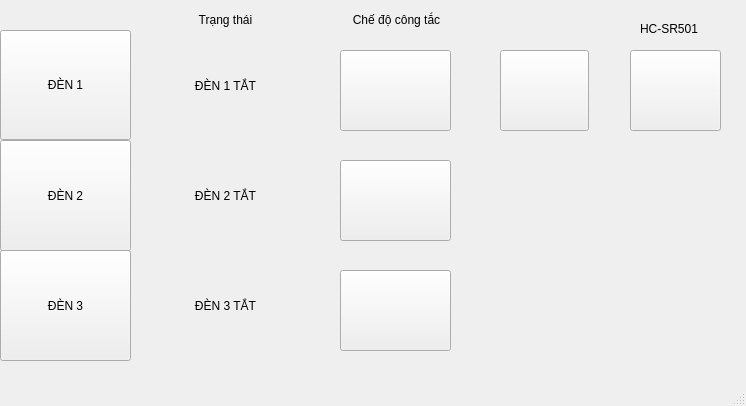
<?xml version="1.0" encoding="UTF-8"?>
<ui version="4.0">
 <class>MainWindow</class>
 <widget class="QMainWindow" name="MainWindow">
  <property name="geometry">
   <rect>
    <x>0</x>
    <y>0</y>
    <width>746</width>
    <height>406</height>
   </rect>
  </property>
  <property name="windowTitle">
   <string>Smart House</string>
  </property>
  <widget class="QWidget" name="centralwidget">
   <widget class="QToolButton" name="led1Button">
    <property name="geometry">
     <rect>
      <x>0</x>
      <y>30</y>
      <width>131</width>
      <height>110</height>
     </rect>
    </property>
    <property name="toolTip">
     <string>&lt;html&gt;&lt;head/&gt;&lt;body&gt;&lt;p&gt;Turn ON&lt;/p&gt;&lt;/body&gt;&lt;/html&gt;</string>
    </property>
    <property name="text">
     <string>ĐÈN 1</string>
    </property>
    <property name="icon">
     <iconset resource="smart_house.qrc">
      <normaloff>:/images/ledOff.png</normaloff>
      <normalon>:/images/ledOn.png</normalon>:/images/ledOff.png</iconset>
    </property>
    <property name="iconSize">
     <size>
      <width>70</width>
      <height>70</height>
     </size>
    </property>
   </widget>
   <widget class="QToolButton" name="led2Button">
    <property name="geometry">
     <rect>
      <x>0</x>
      <y>140</y>
      <width>131</width>
      <height>111</height>
     </rect>
    </property>
    <property name="toolTip">
     <string>&lt;html&gt;&lt;head/&gt;&lt;body&gt;&lt;p&gt;Turn ON&lt;/p&gt;&lt;/body&gt;&lt;/html&gt;</string>
    </property>
    <property name="text">
     <string>ĐÈN 2</string>
    </property>
    <property name="icon">
     <iconset resource="smart_house.qrc">
      <normaloff>:/images/ledOff.png</normaloff>
      <normalon>:/images/ledOn.png</normalon>:/images/ledOff.png</iconset>
    </property>
    <property name="iconSize">
     <size>
      <width>70</width>
      <height>70</height>
     </size>
    </property>
   </widget>
   <widget class="QToolButton" name="led3Button">
    <property name="geometry">
     <rect>
      <x>0</x>
      <y>250</y>
      <width>131</width>
      <height>111</height>
     </rect>
    </property>
    <property name="toolTip">
     <string>&lt;html&gt;&lt;head/&gt;&lt;body&gt;&lt;p&gt;Turn ON&lt;/p&gt;&lt;/body&gt;&lt;/html&gt;</string>
    </property>
    <property name="text">
     <string>ĐÈN 3</string>
    </property>
    <property name="icon">
     <iconset resource="smart_house.qrc">
      <normaloff>:/images/ledOff.png</normaloff>
      <normalon>:/images/ledOn.png</normalon>:/images/ledOff.png</iconset>
    </property>
    <property name="iconSize">
     <size>
      <width>70</width>
      <height>70</height>
     </size>
    </property>
   </widget>
   <widget class="QLabel" name="label1">
    <property name="geometry">
     <rect>
      <x>130</x>
      <y>30</y>
      <width>191</width>
      <height>111</height>
     </rect>
    </property>
    <property name="text">
     <string>ĐÈN 1 TẮT</string>
    </property>
    <property name="alignment">
     <set>Qt::AlignCenter</set>
    </property>
   </widget>
   <widget class="QLabel" name="label2">
    <property name="geometry">
     <rect>
      <x>130</x>
      <y>140</y>
      <width>191</width>
      <height>111</height>
     </rect>
    </property>
    <property name="text">
     <string>ĐÈN 2 TẮT</string>
    </property>
    <property name="alignment">
     <set>Qt::AlignCenter</set>
    </property>
   </widget>
   <widget class="QLabel" name="label3">
    <property name="geometry">
     <rect>
      <x>130</x>
      <y>250</y>
      <width>191</width>
      <height>111</height>
     </rect>
    </property>
    <property name="text">
     <string>ĐÈN 3 TẮT</string>
    </property>
    <property name="textFormat">
     <enum>Qt::AutoText</enum>
    </property>
    <property name="alignment">
     <set>Qt::AlignCenter</set>
    </property>
   </widget>
   <widget class="QLabel" name="label">
    <property name="geometry">
     <rect>
      <x>130</x>
      <y>10</y>
      <width>191</width>
      <height>20</height>
     </rect>
    </property>
    <property name="text">
     <string>Trạng thái</string>
    </property>
    <property name="alignment">
     <set>Qt::AlignCenter</set>
    </property>
   </widget>
   <widget class="QLabel" name="label_2">
    <property name="geometry">
     <rect>
      <x>326</x>
      <y>10</y>
      <width>141</width>
      <height>20</height>
     </rect>
    </property>
    <property name="text">
     <string>Chế độ công tắc</string>
    </property>
    <property name="alignment">
     <set>Qt::AlignCenter</set>
    </property>
   </widget>
   <widget class="QLabel" name="label_3">
    <property name="geometry">
     <rect>
      <x>476</x>
      <y>10</y>
      <width>141</width>
      <height>20</height>
     </rect>
    </property>
    <property name="text">
     <string/>
    </property>
    <property name="alignment">
     <set>Qt::AlignCenter</set>
    </property>
   </widget>
   <widget class="QPushButton" name="switchMode1Button">
    <property name="geometry">
     <rect>
      <x>340</x>
      <y>50</y>
      <width>111</width>
      <height>81</height>
     </rect>
    </property>
    <property name="text">
     <string/>
    </property>
    <property name="icon">
     <iconset resource="smart_house.qrc">
      <normaloff>:/images/disable.png</normaloff>
      <normalon>:/images/enable.png</normalon>:/images/disable.png</iconset>
    </property>
    <property name="iconSize">
     <size>
      <width>70</width>
      <height>70</height>
     </size>
    </property>
   </widget>
   <widget class="QPushButton" name="switchMode2Button">
    <property name="geometry">
     <rect>
      <x>340</x>
      <y>160</y>
      <width>111</width>
      <height>81</height>
     </rect>
    </property>
    <property name="text">
     <string/>
    </property>
    <property name="icon">
     <iconset resource="smart_house.qrc">
      <normaloff>:/images/disable.png</normaloff>
      <normalon>:/images/enable.png</normalon>:/images/disable.png</iconset>
    </property>
    <property name="iconSize">
     <size>
      <width>70</width>
      <height>70</height>
     </size>
    </property>
   </widget>
   <widget class="QPushButton" name="switchMode3Button">
    <property name="geometry">
     <rect>
      <x>340</x>
      <y>270</y>
      <width>111</width>
      <height>81</height>
     </rect>
    </property>
    <property name="text">
     <string/>
    </property>
    <property name="icon">
     <iconset resource="smart_house.qrc">
      <normaloff>:/images/disable.png</normaloff>
      <normalon>:/images/enable.png</normalon>:/images/disable.png</iconset>
    </property>
    <property name="iconSize">
     <size>
      <width>70</width>
      <height>70</height>
     </size>
    </property>
   </widget>
   <widget class="QPushButton" name="autoMode1Button">
    <property name="geometry">
     <rect>
      <x>500</x>
      <y>50</y>
      <width>89</width>
      <height>81</height>
     </rect>
    </property>
    <property name="text">
     <string/>
    </property>
    <property name="icon">
     <iconset resource="smart_house.qrc">
      <normaloff>:/images/manual.png</normaloff>
      <normalon>:/images/auto.png</normalon>:/images/manual.png</iconset>
    </property>
    <property name="iconSize">
     <size>
      <width>70</width>
      <height>70</height>
     </size>
    </property>
   </widget>
   <widget class="QToolButton" name="pir1">
    <property name="geometry">
     <rect>
      <x>630</x>
      <y>50</y>
      <width>91</width>
      <height>81</height>
     </rect>
    </property>
    <property name="text">
     <string/>
    </property>
    <property name="icon">
     <iconset resource="smart_house.qrc">
      <normaloff>:/images/grey.png</normaloff>
      <normalon>:/images/red.png</normalon>:/images/grey.png</iconset>
    </property>
    <property name="iconSize">
     <size>
      <width>40</width>
      <height>40</height>
     </size>
    </property>
   </widget>
   <widget class="QLabel" name="label_4">
    <property name="geometry">
     <rect>
      <x>640</x>
      <y>20</y>
      <width>67</width>
      <height>17</height>
     </rect>
    </property>
    <property name="text">
     <string>HC-SR501</string>
    </property>
   </widget>
  </widget>
  <widget class="QMenuBar" name="menubar">
   <property name="geometry">
    <rect>
     <x>0</x>
     <y>0</y>
     <width>746</width>
     <height>22</height>
    </rect>
   </property>
  </widget>
  <widget class="QStatusBar" name="statusbar"/>
 </widget>
 <resources>
  <include location="smart_house.qrc"/>
 </resources>
 <connections/>
</ui>
